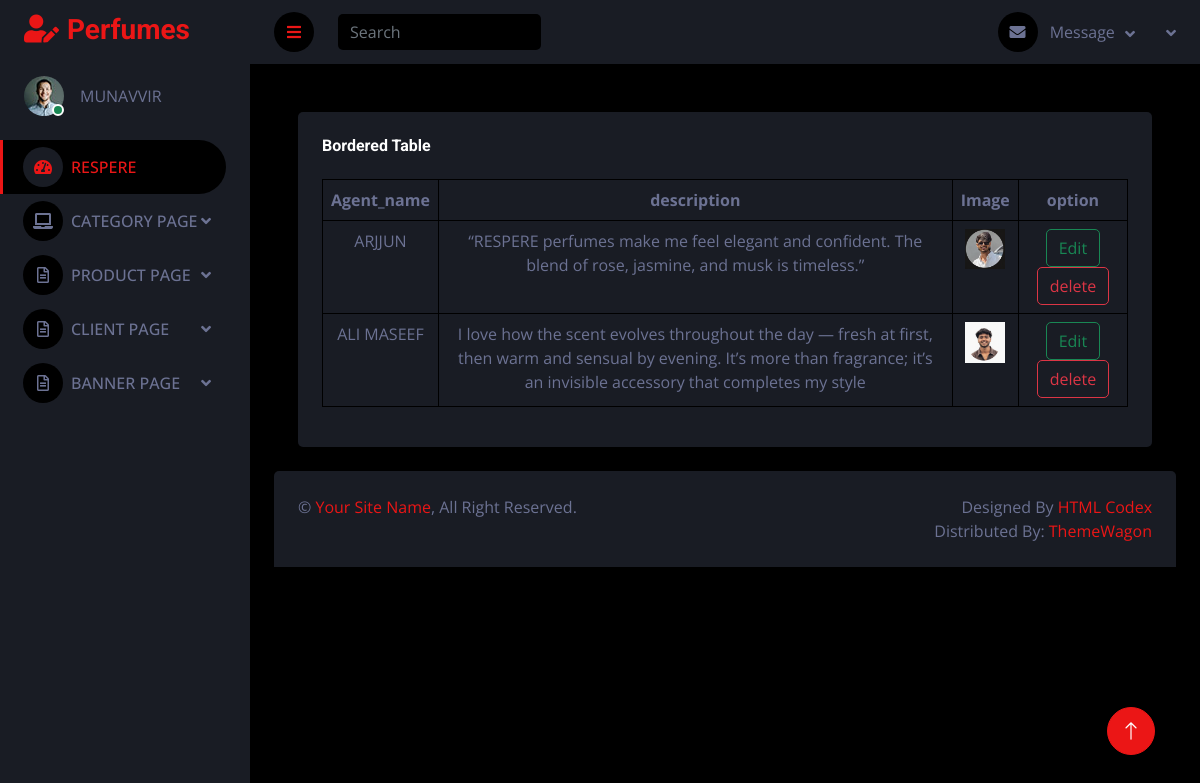
Page /Adminapp/Client_details/ on the committed database.
### Adminapp/models.py (models this page shows)
class ClientDB(models.Model):
    name=models.CharField(max_length=100,null=True,blank=True)
    description = models.CharField(max_length=100, null=True, blank=True)
    Client_Image =  models.ImageField(upload_to="client profiles", null=True, blank=True)

### Adminapp/views.py (the view)
# urls.py: path('Client_details/', views.Client_details, name='Client_details'),
def Client_details(request):
    client = ClientDB.objects.all()
    return render(request,'Client_details.html',{"client":client})

### Adminapp/templates/Client_details.html (shortened to what this page needs)
<!DOCTYPE html>
{% extends 'dashboard.html' %}
{% block content %}
<html lang="en">
<head>
</head>
<body>
<div class="container-fluid pt-4 px-4">
                <div class="row g-4">
                    <div class="col-sm-12 col-xl-12">
                        <div class="bg-secondary rounded h-100 p-4">
                            <h6 class="mb-4">Bordered Table</h6>
                            <table class="table table-bordered" style="text-align:center">
                                <thead  style="text-align:center">
                                    <tr>
                                        <th scope="col">Agent_name</th>
                                         <th scope="col">description</th>
                                         <th scope="col">Image</th>
                                         <th scope="col">option</th>
                                    </tr>
                                </thead>
                               <tbody>
                               {% for c in client %}
                               <tr>
                                   <td>{{c.name}}</td>
                                   <td>{{c.description}}</td>
                                   <td><img src="{{c.Client_Image.url}}" width="40px"></td>
                                     <td><a href="{%  url 'edit_client' clint_id=c.id  %}"class="btn btn-outline-success">Edit</a>
                                        <a href="{%  url 'delete_client' clint_id=c.id  %}"class="btn btn-outline-danger">delete</a>
                                    </td>
                               </tr>
                               {% endfor %}
                               </tbody>
                            </table>
                        </div>
                    </div>
                </div>
</div>
</body>
</html>
{% endblock %}

### Adminapp/static/dashboard/css/style.css (style rules this page uses)
:root { --primary: #EB1616; --secondary: #191C24; --light: #6C7293; --dark: #000000; }
.btn { transition: .5s; }

### rows in the picture
ClientDB: name "ARJJUN", description "“RESPERE perfumes make me feel elegant and confident. The blend of rose, jasmine, and musk is timeless.”", Client_Image (picture)
ClientDB: name "ALI MASEEF", description "I love how the scent evolves throughout the day — fresh at first, then warm and sensual by evening. It’s more than fragrance; it’s an invisible accessory that completes my style", Client_Image (picture)
